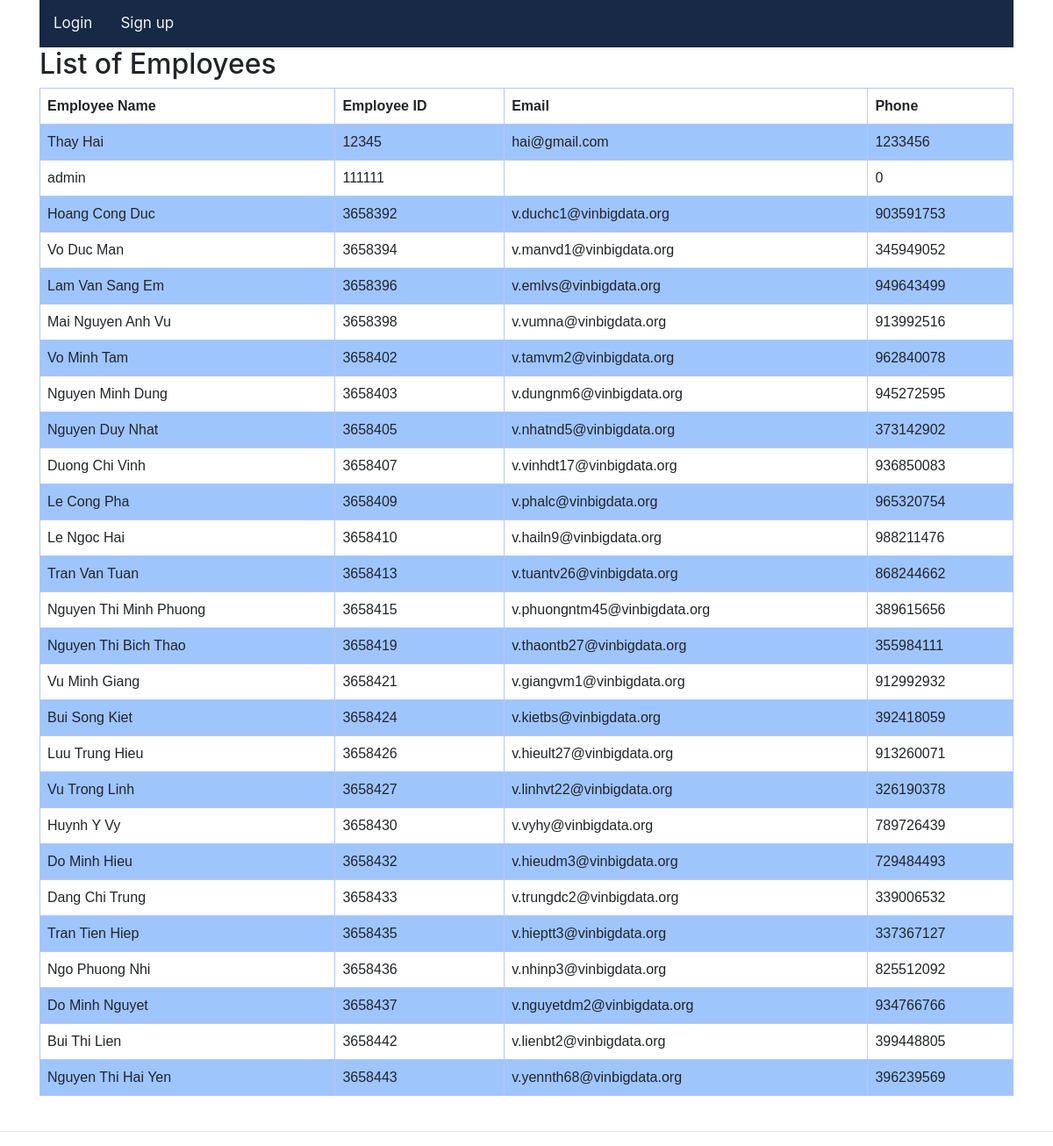
The page /showEmployee/ on the database its author committed.
### app.py (models this page shows)
class User(db.Model):
    __tablename__ = 'User'
    index = db.Column(db.Integer)
    employeeid = db.Column(db.Integer(), primary_key = True, nullable = False)
    name= db.Column(db.String(15), nullable = False)
    email = db.Column(db.String(50), nullable = False)
    phone = db.Column(db.Integer(), nullable = False)
    password = db.Column(db.String(256), default = '12345', nullable = False)
    admin = db.Column(db.Integer(), default = 0, nullable = False)

### app.py (the view)
@app.route('/showEmployee/')
def showEmployee():
    info = {}
    info['data'] = []
    users = User.query.all()
    for user in users:
        info['data'].append({
            'name': user.name,
            'email': user.email,
            'empID': user.employeeid,
            'phone': user.phone
        })
    return render_template('show_employee.html', info=info)

### templates/show_employee.html
{% extends "base.html" %}
{% block body %}
<div class="topnav">
    {% if session.logged_in %}
		<a href="/logout/">Logout</a>
        <a href='/home'>Back</a>
	{% else %}
		<a href="/login/">Login</a>
		<a href="/register/">Sign up</a>
	{% endif %}
</div>
<h2>List of Employees</h2>
<table>
        <tr>
            <th>Employee Name</th>
            <th>Employee ID</th>
            <th>Email</th>
            <th>Phone</th>
        </tr>
        {% for d in info.data %}
        <tr>
            <td>{{d.name}}</td>
            <td>{{d.empID}}</td>
            <td>{{d.email}}</td>
            <td>{{d.phone}}</td>
        </tr>
        {% endfor %}
</table> <br>
{% endblock body %}

### templates/base.html (shortened to what this page needs)
<!DOCTYPE html>
<html lang="en">
<head>
    <link rel="stylesheet" href="https://maxcdn.bootstrapcdn.com/bootstrap/4.0.0/css/bootstrap.min.css">
    <link rel="stylesheet" href="../static/main.css">
</head>
<body>
    <div class="container">
        {% block body %}
        {% endblock body %}
    </div>
    <hr>
</body>
</html>

### static/main.css (style rules this page uses)
.topnav { background-color: #172944; overflow: hidden; }
.topnav a { float: left; color: #f2f2f2; text-align: center; padding: 14px 16px; text-decoration: none; font-size: 17px; }

### templates/base.html (style rules this page uses)
table { font-family: arial, sans-serif; border-collapse: collapse; width: 100%; }
td, th { border: 1px solid #b5c7fa; text-align: left; padding: 8px; }
tr:nth-child(even) { background-color: #9fc5fd; }

### rows shown on the page
User: name "Thay Hai", empID "12345", email "hai@gmail.com", phone "1233456"
User: name "admin", empID "111111", phone "0"
User: name "Hoang Cong Duc", empID "3658392", email "v.duchc1@vinbigdata.org", phone "903591753"
User: name "Vo Duc Man", empID "3658394", email "v.manvd1@vinbigdata.org", phone "345949052"
User: name "Lam Van Sang Em", empID "3658396", email "v.emlvs@vinbigdata.org", phone "949643499"
User: name "Mai Nguyen Anh Vu", empID "3658398", email "v.vumna@vinbigdata.org", phone "913992516"
User: name "Vo Minh Tam", empID "3658402", email "v.tamvm2@vinbigdata.org", phone "962840078"
User: name "Nguyen Minh Dung", empID "3658403", email "v.dungnm6@vinbigdata.org", phone "945272595"
User: name "Nguyen Duy Nhat", empID "3658405", email "v.nhatnd5@vinbigdata.org", phone "373142902"
User: name "Duong Chi Vinh", empID "3658407", email "v.vinhdt17@vinbigdata.org", phone "936850083"
User: name "Le Cong Pha", empID "3658409", email "v.phalc@vinbigdata.org", phone "965320754"
User: name "Le Ngoc Hai", empID "3658410", email "v.hailn9@vinbigdata.org", phone "988211476"
User: name "Tran Van Tuan", empID "3658413", email "v.tuantv26@vinbigdata.org", phone "868244662"
User: name "Nguyen Thi Minh Phuong", empID "3658415", email "v.phuongntm45@vinbigdata.org", phone "389615656"
User: name "Nguyen Thi Bich Thao", empID "3658419", email "v.thaontb27@vinbigdata.org", phone "355984111"
User: name "Vu Minh Giang", empID "3658421", email "v.giangvm1@vinbigdata.org", phone "912992932"
User: name "Bui Song Kiet", empID "3658424", email "v.kietbs@vinbigdata.org", phone "392418059"
User: name "Luu Trung Hieu", empID "3658426", email "v.hieult27@vinbigdata.org", phone "913260071"
User: name "Vu Trong Linh", empID "3658427", email "v.linhvt22@vinbigdata.org", phone "326190378"
User: name "Huynh Y Vy", empID "3658430", email "v.vyhy@vinbigdata.org", phone "789726439"
User: name "Do Minh Hieu", empID "3658432", email "v.hieudm3@vinbigdata.org", phone "729484493"
User: name "Dang Chi Trung", empID "3658433", email "v.trungdc2@vinbigdata.org", phone "339006532"
User: name "Tran Tien Hiep", empID "3658435", email "v.hieptt3@vinbigdata.org", phone "337367127"
User: name "Ngo Phuong Nhi", empID "3658436", email "v.nhinp3@vinbigdata.org", phone "825512092"
User: name "Do Minh Nguyet", empID "3658437", email "v.nguyetdm2@vinbigdata.org", phone "934766766"
User: name "Bui Thi Lien", empID "3658442", email "v.lienbt2@vinbigdata.org", phone "399448805"
User: name "Nguyen Thi Hai Yen", empID "3658443", email "v.yennth68@vinbigdata.org", phone "396239569"
